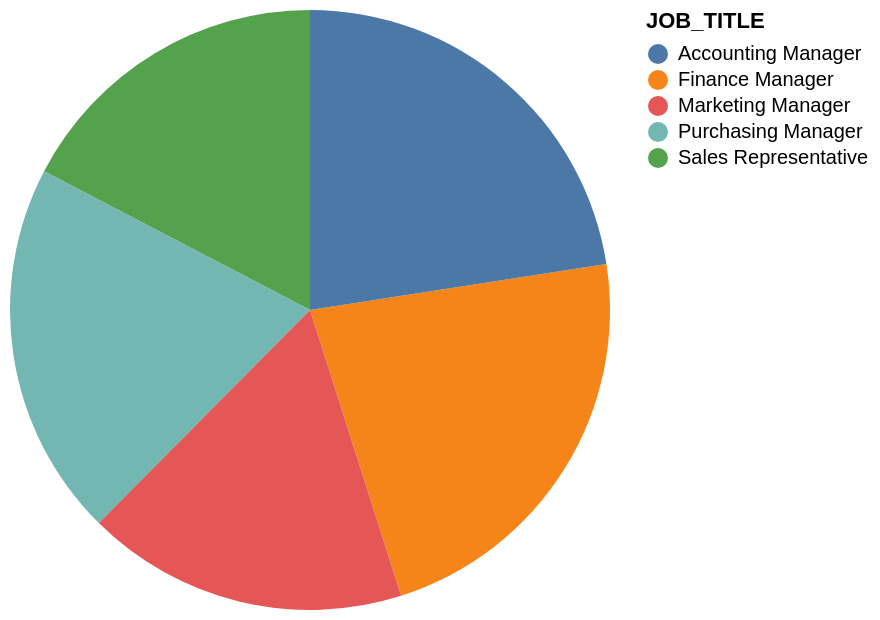

Here is the Vega-Lite specification saved for this chart:
### Vega-Lite specification from a JSON file in a GitHub repository (floating-point values rounded to 4 significant figures)
{"data": {"values": [{"x_data": "Finance Manager", "y_data": 7800}, {"x_data": "Accounting Manager", "y_data": 7800}, {"x_data": "Sales Representative", "y_data": 6000}, {"x_data": "Purchasing Manager", "y_data": 7000}, {"x_data": "Marketing Manager", "y_data": 6000}]}, "mark": "arc", "encoding": {"theta": {"field": "y_data", "type": "quantitative", "title": "max_salary - min_salary"}, "color": {"field": "x_data", "type": "nominal", "title": "JOB_TITLE"}}}
